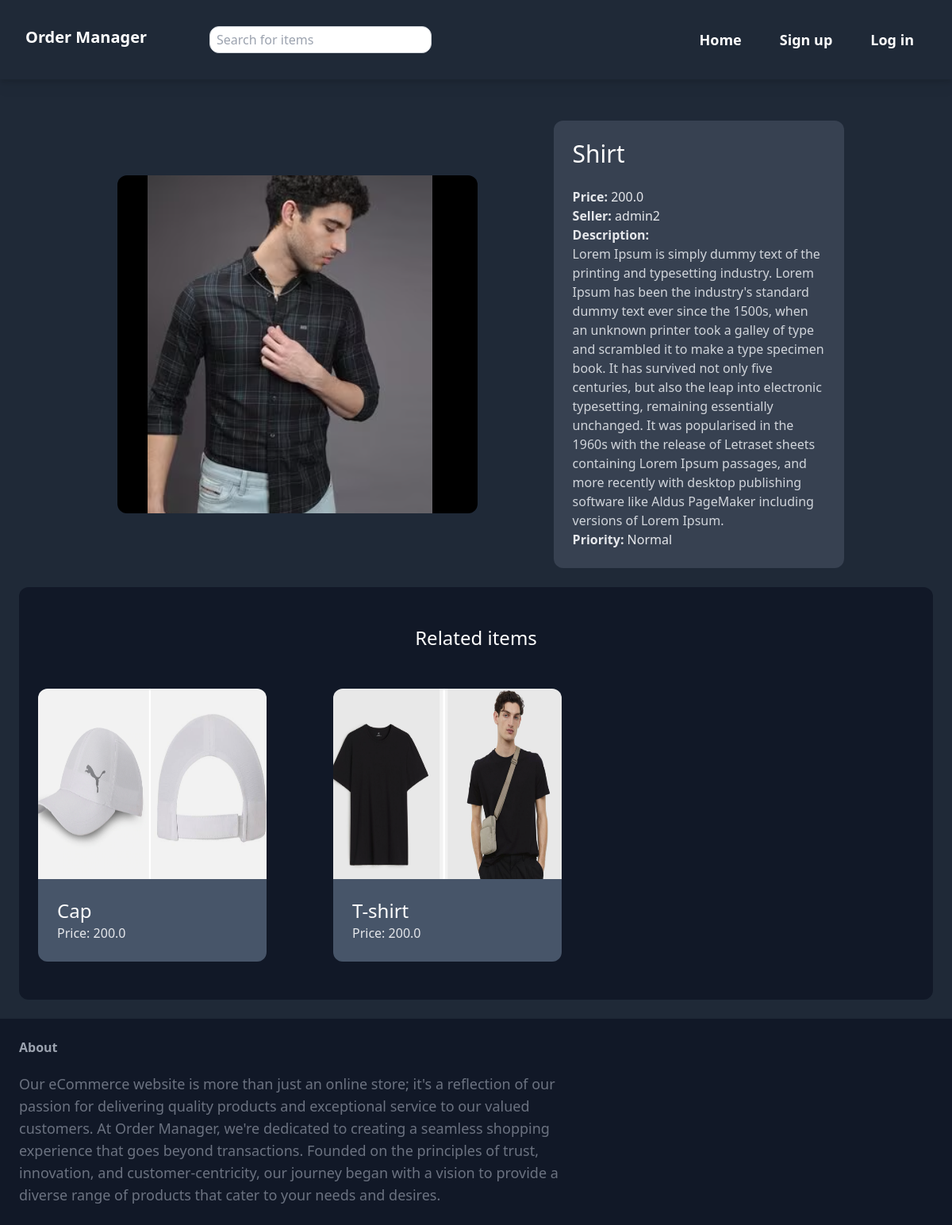
/items/1/, run on an earlier commit of the app's database.
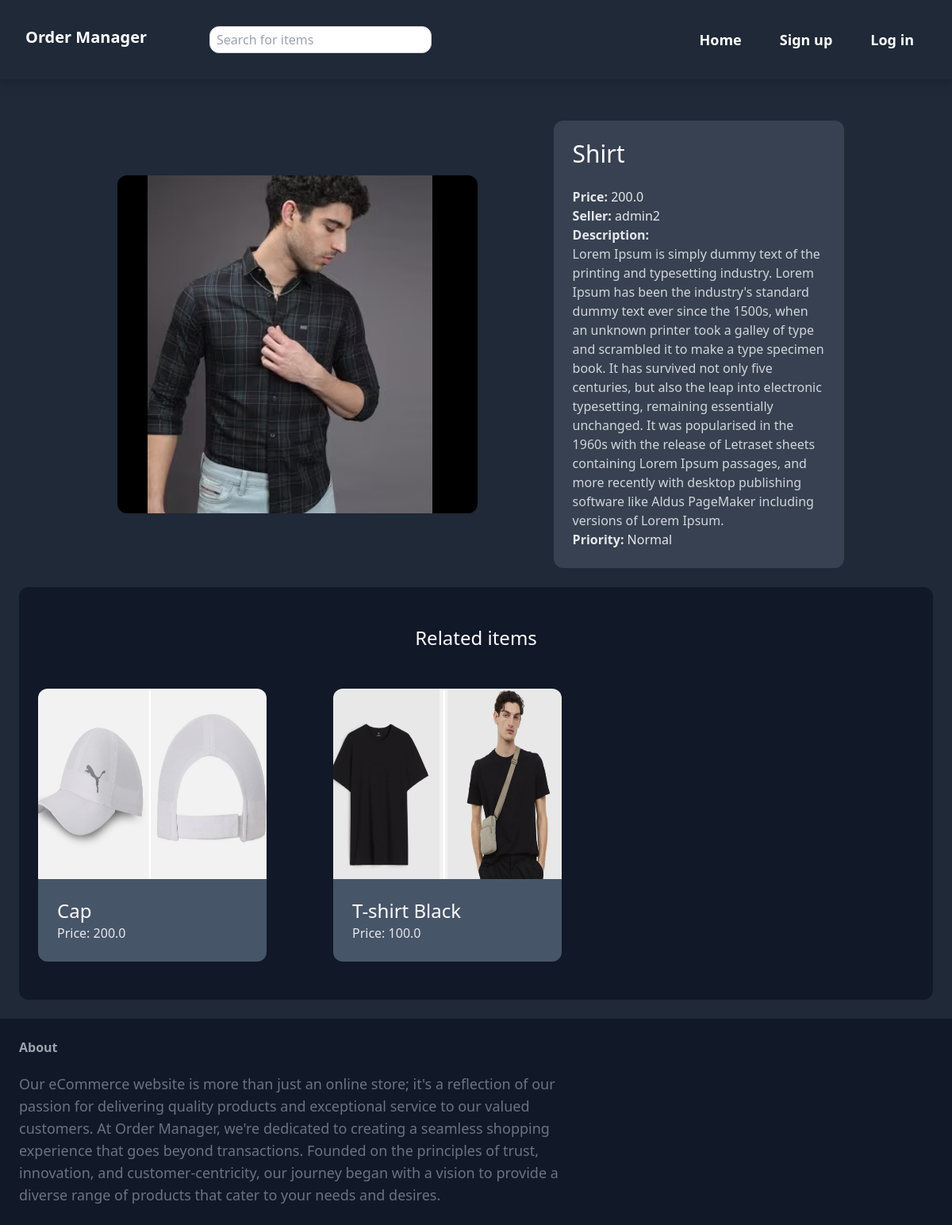
And on a later commit of the database.
### item/models.py (models this page shows, shortened)
class Item(models.Model):
    category = models.ForeignKey(Category, related_name='items', on_delete=models.CASCADE)
    name = models.CharField(max_length=255)
    description = models.TextField(blank=True, null=True)
    price = models.FloatField()
    image = models.ImageField(upload_to='item_images', blank=True, null=True)
    created_by = models.ForeignKey(User, related_name='items', on_delete=models.CASCADE)
    created_at = models.DateTimeField(auto_now_add=True)
    priority_tag = models.ForeignKey(PriorityTag, related_name='items', on_delete=models.SET_NULL, null=True, blank=True)

### item/views.py (the view)
# urls.py: path('<int:pk>/',views.detail,name='detail'),
def detail(request,pk):
    item = get_object_or_404(Item,pk=pk)
    related_items = Item.objects.filter(category=item.category).exclude(pk=pk)[0:3]
    return render(request, 'item/detail.html',{
        'item': item,
        'related_items': related_items
    })

### item/templates/item/detail.html (shortened to what this page needs)
{% extends "core/base.html" %}
{% block content %}
<div class="grid grid-cols-5 gap-2  items-center px-28 mt-20 ">
    <div class="col-span-3 p-3">
        <img src={{item.image.url}} class="rounded-xl">
    </div>
    <div class="col-span-2 p-6 bg-gray-700 rounded-xl">
        <h1 class="mb-6 text-3xl text-white">{{ item.name }}</h1>
        <p class="text-gray-200"><strong>Price: </strong>{{ item.price }}</p>
        <p class="text-gray-200"><strong>Seller: </strong>{{ item.created_by.username }}</p>
        {% if item.description %}
            <p class="text-gray-300">
                <strong class="text-gray-200">Description:</strong><br>
                {{ item.description }}
            </p>
        {% endif %}
        {% if item.priority_tag %}
        <p class="text-gray-200 "> <strong> Priority: </strong> {{ item.priority_tag.name }}</p>
    {% endif %}
    </div>
</div>
{% if related_items %}
<div class="mt-6 px-6 py-12 bg-[#111827] rounded-xl ">
    <h2 class="mb-12 text-2xl text-center text-white ">Related items</h2>
<div class="grid grid-cols-3 gap-3">
    {% for item in related_items %}
        <div>
            <a href = "{% url 'item:detail' item.id %}">
                <div>
                    <img src="{{ item.image.url }}" class="rounded-t-xl h-60 w-72">
                </div>
                <div class="p-6 bg-slate-600 rounded-b-xl w-72">
                    <h2 class="text-2xl text-white">{{ item.name }}</h2>
                    <p class="text-gray-200">Price: {{ item.price }}</p>
                </div>
            </a>
        </div>
    {% endfor %}
</div>
</div>
{% endif %}
{% endblock %}

What changed in the data, as far as the page shows it:
removed Item: image (picture), name "T-shirt", price "200.0"
added Item: image (picture), name "T-shirt Black", price "100.0"
